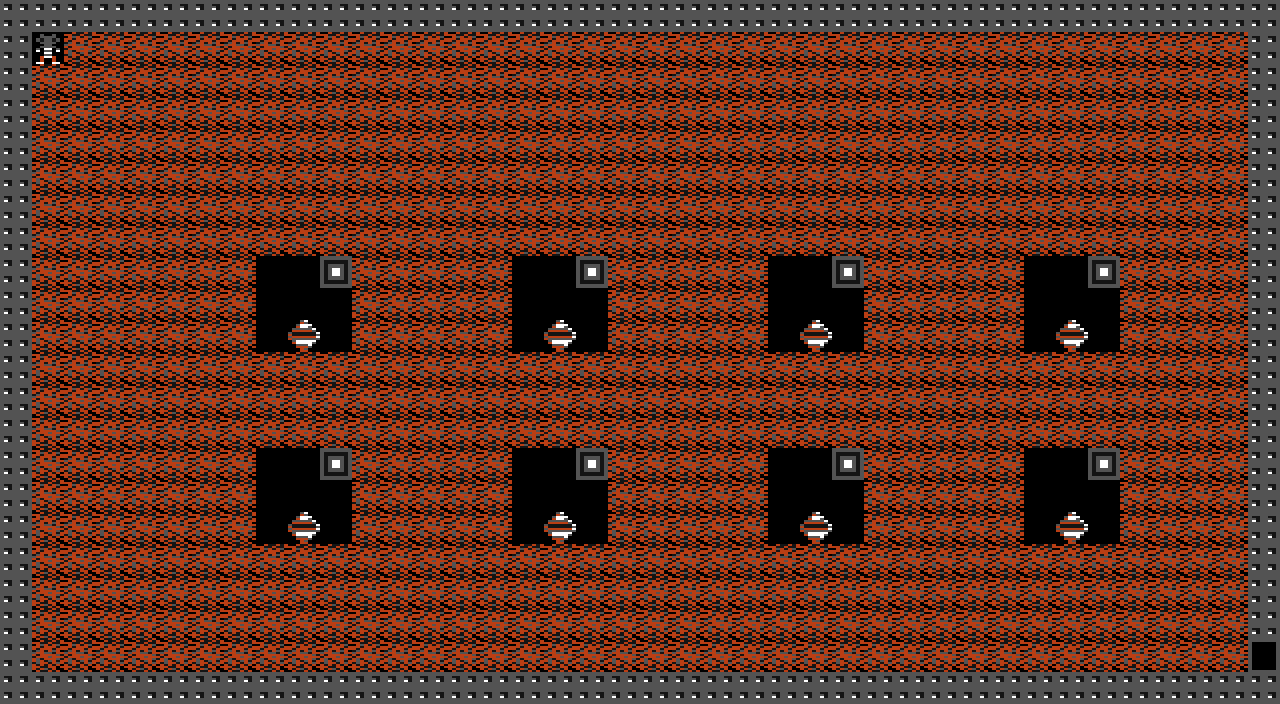

The image is a tile-based game level rendered from a .tmx file. Its description and source (layers, tilesets, objects; grid data summarised) follow:
An orthogonal 40x22 tile map with 32x32 px tiles, 1 tile layer (tiles).

<map version="1.0" orientation="orthogonal" width="40" height="22" tilewidth="32" tileheight="32">
 <properties>
  <property name="diamondsRequired" value="4" />
  <property name="name" value="Cave E. Guards" />
  <property name="theme" value="DEFAULT" />
  <property name="timer" value="150" />
 </properties>
 <tileset firstgid="1" name="c64_sprites" tilewidth="32" tileheight="32">
  <image source="../images/c64_sprites.png" width="256" height="384" />
 </tileset>
 <layer name="tiles" width="40" height="22">
  <data>[880 cells, 880 non-empty, 7 distinct tile ids]</data>
 </layer>
</map>